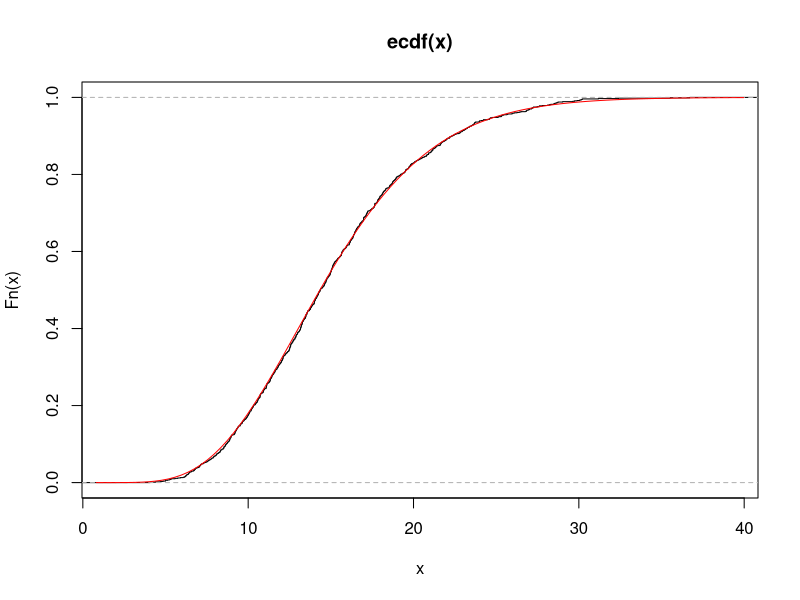
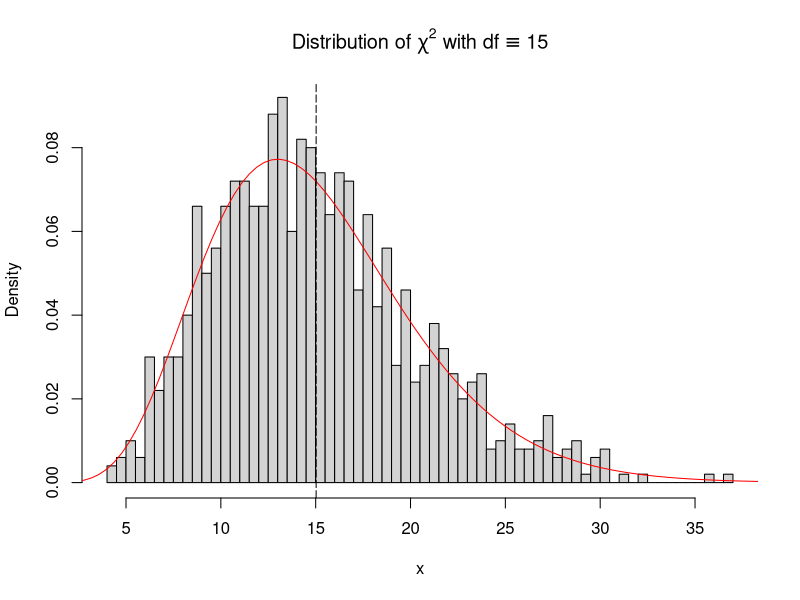
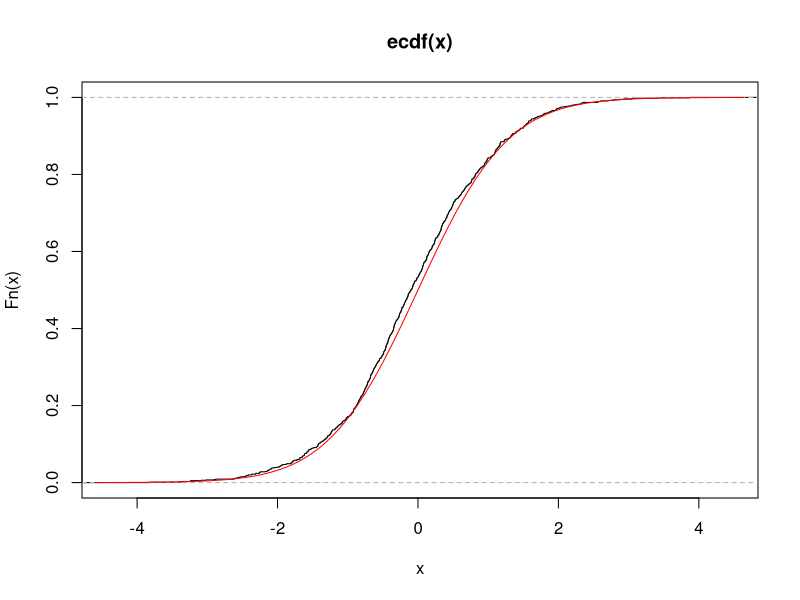
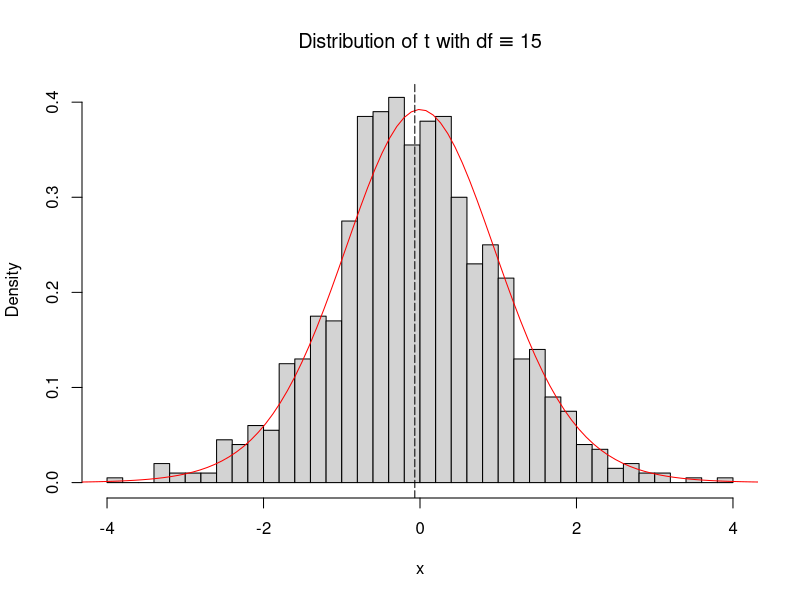
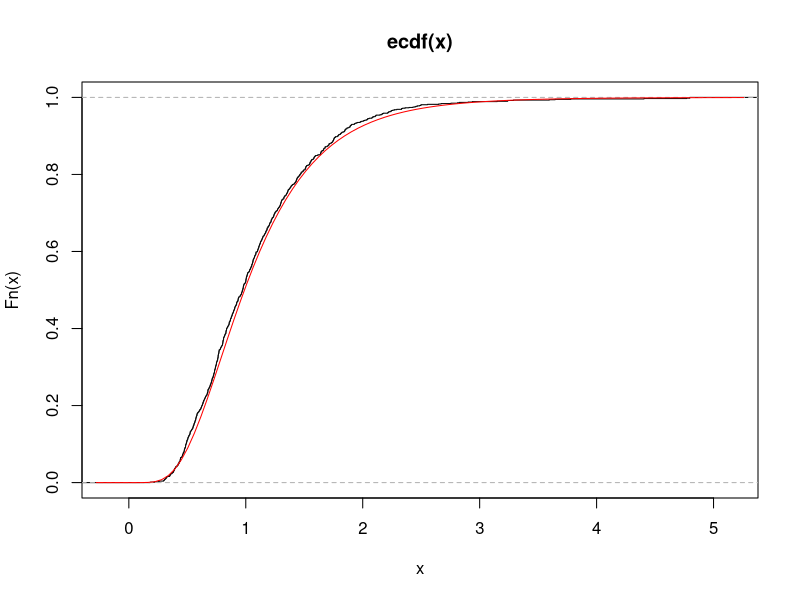
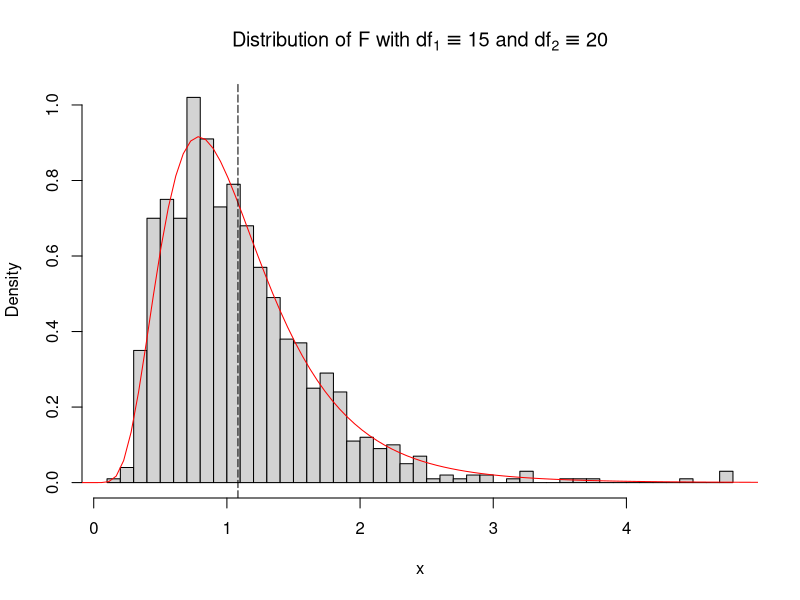

Reproduce these figures in R, in order.
rm(list=ls())
xr <- function(x){
  seq(from=min(x)-((max(x)-min(x))/10), 
      to=max(x)+((max(x)-min(x))/10), 
      length.out=n/10)
}
## Set degrees of freedom for numerator (df1) and denominator (df2)
df1 <- 15
df2 <- 20

## Set number of simulated random variables
n <- 1000
##
## Simulate and plot the chi^2-distribution
##
x <- rep(NA, n)            # Initialize vector of random variables
for (i in 1:n){
  x[i] <- sum(rnorm(df1)^2)
}
ks.test(x,"pchisq", df1, alternative="two.sided")
plot(ecdf(x)); lines(xr(x), pchisq(xr(x), df1), col="red")

hist(x, breaks= n/20, freq=FALSE, 
     main=bquote(paste("Distribution of ", chi^2," with ", df%==% .(df1))))
lines(xr(x), dchisq(xr(x), df1), col="red")
abline(v=mean(x), lty=5)

##
## Simulate and plot the t-distribution
##
x <- rep(NA, n)            # Initialize vector of random variables
for (i in 1:n){
  x[i] <- rnorm(1)/sqrt(sum(rnorm(df1)^2)/df1)
}
ks.test(x,"pt", df1, alternative="two.sided")
plot(ecdf(x)); lines(xr(x), pt(xr(x), df1), col="red")

hist(x, breaks= n/20, freq=FALSE, 
     main=bquote(paste("Distribution of t with ", df%==% .(df1))))
lines(xr(x), dt(xr(x), df1), col="red")
abline(v=mean(x), lty=5)

##
## Simulate and plot the F-distribution
##
x <- rep(NA, n)            # Initialize vector of random variables
for (i in 1:n){
  x[i] <- (sum(rnorm(df1)^2)/df1)/(sum(rnorm(df2)^2)/df2)
}
ks.test(x,"pf", df1, df2, alternative="two.sided")
plot(ecdf(x)); lines(xr(x), pf(xr(x), df1, df2), col="red")

hist(x, breaks= n/20, freq=FALSE, 
     main=bquote(paste("Distribution of F with ", df[1]%==% .(df1)," and ", df[2]%==% .(df2))))
lines(xr(x), df(xr(x), df1, df2), col="red")
abline(v=mean(x), lty=5)
